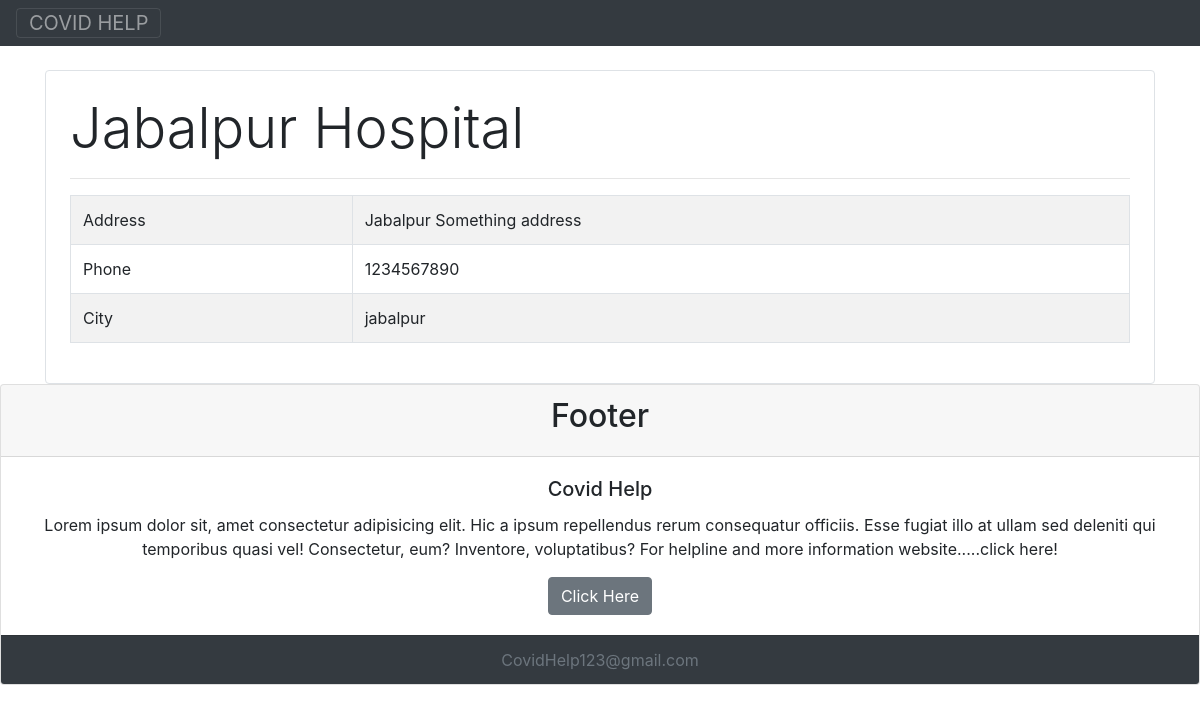
The page /hospital/9 on the database its author committed.
### app/models.py (models this page shows, shortened)
class Hospital(models.Model):
    name = models.CharField(max_length=50, null=False, blank=False)
    phone = models.CharField(max_length=12, null=False, blank=False)
    address = models.CharField(max_length=200, null=False, blank=False)
    city = models.ForeignKey(
        City, on_delete=models.CASCADE,  related_name='hospitals')

class City(models.Model):
    name = models.CharField(max_length=50, null=False, blank=False)
    state = models.ForeignKey(
        State, on_delete=models.CASCADE, related_name='cities')
    def __str__(self):
        return self.name

### app/views.py (the view)
# urls.py: path('hospital/<int:pk>', HospitalDetailView.as_view(), name='hospital_detail')
class HospitalDetailView(generic.DetailView):
    model = Hospital

### app/templates/app/hospital_detail.html
{% extends 'app/base.html' %}
{% block content %}
<div class="container">
    <div class="mt-4 border rounded p-4">
       <p class="display-4">{{hospital.name}}</p>
       <hr>
        <table class="table table-striped table-bordered">
            <tr>
                <td>Address</td>
                <td>{{hospital.address}}</td>
            </tr>
            <tr>
               <td>Phone</td>
               <td>{{hospital.phone}}</td>
           </tr>
           <tr>
               <td>City</td>
               <td>{{hospital.city}}</td>
           </tr>
        </table>
    </div>
</div>
{%endblock%}

### rows shown on the page
Hospital: name "Jabalpur Hospital", address "Jabalpur Something address", phone "1234567890", city "jabalpur"
